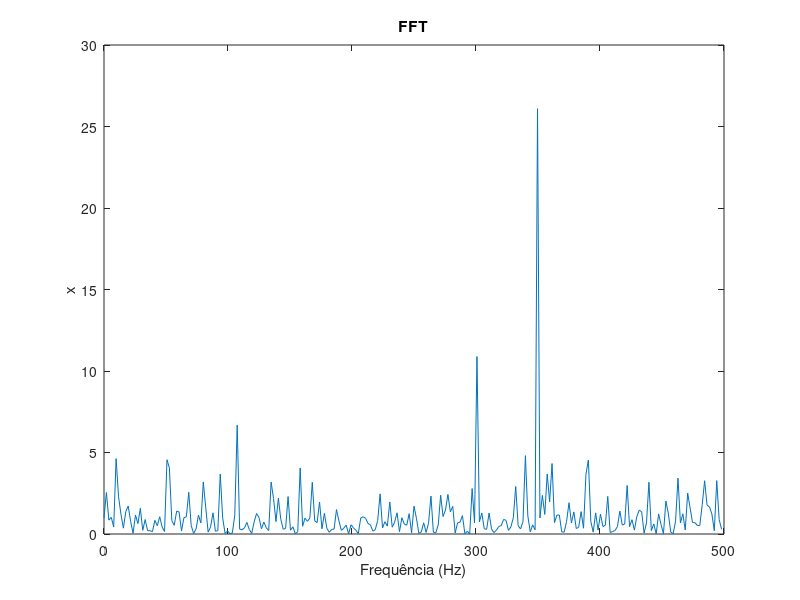

Here is the MATLAB script that generated this plot: (Note: this script raises an error after producing the figure.)
clc; clear all; close all;
load ar_compare.mat;
figure(1);
fs = 1000; % Frequencia de amostragem
N = length(x); % Tamanho do vetor
PS_f = abs((fft(x)).^2)/N; % Espectro de potência Fourier
f = (0:N-1)*fs/N; % Vetor de frequências
plot(f(1:N/2),PS_f(1:N/2)); 
xlabel("Frequência (Hz)")
ylabel("x");
title("FFT");

figure(2);
[PS_w f] = pwelch(x,N,N-1,N,fs); % Espectro de potência Welch
plot(f,PS_w);
xlabel("Frequência (Hz)")
ylabel("x");
title("Welch");

figure(3);
p_ordens = [9,15,23,32,64]; % vetor com as ordens
for idx = (1:5)
	subplot(5,1,idx);
	p = p_ordens(idx); 
	[Pxx, freq] = pburg(x,p,N,fs); % Espectro de potência AR
	plot(freq,Pxx);
	title(sprintf('p = %d',p))
end

xlabel("Frequência (Hz)")
ylabel("x");
sgtitle("AR");
